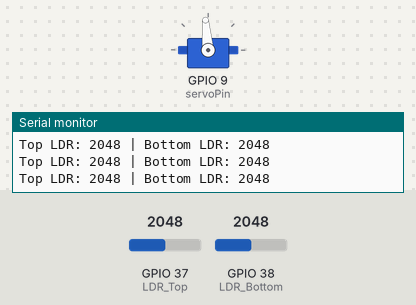
The sketch below on a simulated ESP32. On the bench: servo, the last lines printed to the serial monitor. Inputs (shaded band) come from the test bench; at power-on: GPIO 37 (LDR_Top) = 2048, GPIO 38 (LDR_Bottom) = 2048 (analog values on the 0–4095 scale).

Above: at 1.7 s.
1.8 s: GPIO 37 (LDR_Top) set to 2866
At 3.2 s:
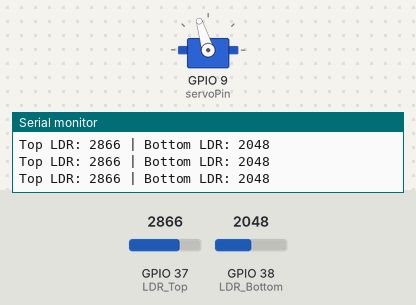
3.5 s: GPIO 38 (LDR_Bottom) set to 1228
At 4.5 s:
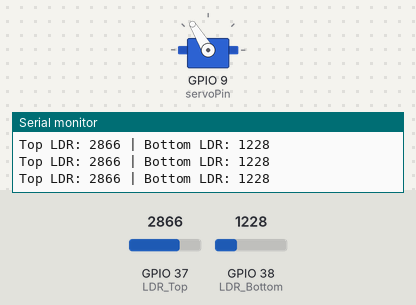
5.0 s: GPIO 38 (LDR_Bottom) set to 0
At 5.7 s:
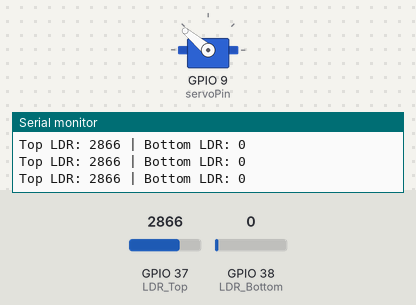
6.5 s: GPIO 37 (LDR_Top) set to 4095
At 7.0 s:
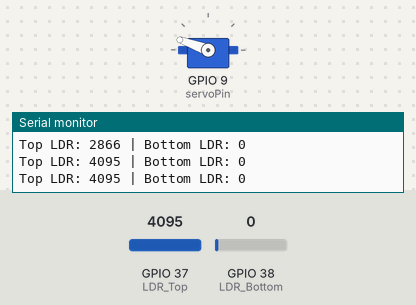
8.0 s: GPIO 37 (LDR_Top) set to 0
At 9.2 s:
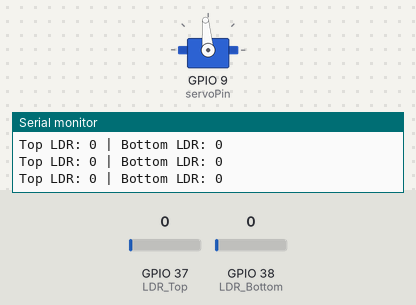
9.5 s: GPIO 38 (LDR_Bottom) set to 2047
At 10.6 s:
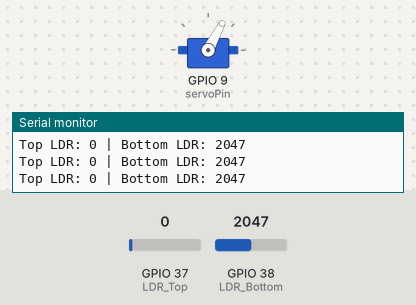
Timing chart, 0 to 12.0 s (numbered marks = the images above; inputs shaded):
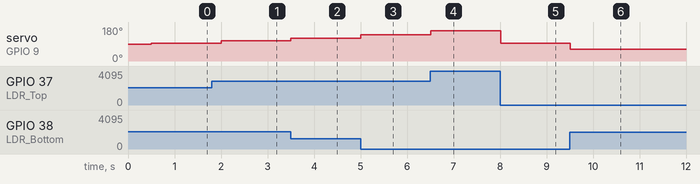

The sketch:

ESP32_servo.ino
```cpp
#include <ESP32Servo.h>

Servo myServo;
int servoPin = 9;
int LDR_Top = A1;    // ADC1 pin for LDR Top
int LDR_Bottom = A2; // ADC1 pin for LDR Bottom
int initialPosition = 90;

void setup() {
    Serial.begin(115200);

    analogReadResolution(12); // 12-bit ADC (0-4095)

    myServo.attach(servoPin);
    myServo.write(initialPosition);
    delay(500);  // Short delay for stabilization
}

void loop() {
    int topValue = analogRead(LDR_Top);
    int bottomValue = analogRead(LDR_Bottom);

    Serial.print("Top LDR: "); Serial.print(topValue);
    Serial.print(" | Bottom LDR: "); Serial.println(bottomValue);

    int difference = topValue - bottomValue;

    // Map the difference to a range of 30° to 160°
    int angle = map(difference, -4095, 4095, -60, 70);
    angle = constrain(angle, -60, 70);  // Ensure angle stays in range

    int targetAngle = angle + 90;  // Adjusted for 30° to 160° range
    targetAngle = constrain(targetAngle, 30, 160);

    myServo.write(targetAngle);  // Move the servo

    delay(300);  // Faster response
}
```

Measured:
- after the input at 1.8 s, servo on GPIO 9 (servoPin): 95° → 107° after 0.20 s
- after the input at 3.5 s, servo on GPIO 9 (servoPin): 107° → 121° at once
- after the input at 5.0 s, servo on GPIO 9 (servoPin): 121° → 140° at once
- after the input at 6.5 s, servo on GPIO 9 (servoPin): 140° → 160° at once
- after the input at 8.0 s, servo on GPIO 9 (servoPin): 160° → 95° at once
- after the input at 9.5 s, servo on GPIO 9 (servoPin): 95° → 62° at once
